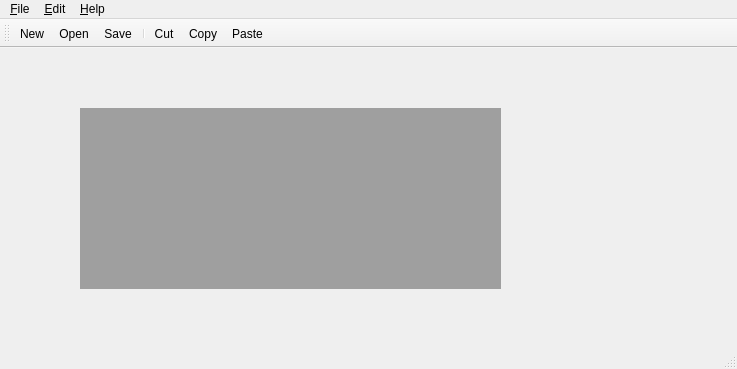
<ui version="4.0" >
 <class>MainWindow</class>
 <widget class="QMainWindow" name="MainWindow" >
  <property name="geometry" >
   <rect>
    <x>0</x>
    <y>0</y>
    <width>737</width>
    <height>369</height>
   </rect>
  </property>
  <property name="windowTitle" >
   <string>Editor</string>
  </property>
  <widget class="QWidget" name="centralwidget" >
   <widget class="QMdiArea" name="mdiArea" >
    <property name="geometry" >
     <rect>
      <x>80</x>
      <y>60</y>
      <width>421</width>
      <height>181</height>
     </rect>
    </property>
   </widget>
  </widget>
  <widget class="QMenuBar" name="menubar" >
   <property name="geometry" >
    <rect>
     <x>0</x>
     <y>0</y>
     <width>737</width>
     <height>28</height>
    </rect>
   </property>
   <widget class="QMenu" name="menuFile" >
    <property name="title" >
     <string>&amp;File</string>
    </property>
    <addaction name="actionNew" />
    <addaction name="actionOpen" />
    <addaction name="actionSave" />
    <addaction name="actionSaveAs" />
    <addaction name="separator" />
    <addaction name="actionExit" />
   </widget>
   <widget class="QMenu" name="menuEdit" >
    <property name="title" >
     <string>&amp;Edit</string>
    </property>
    <addaction name="actionCut" />
    <addaction name="actionCopy" />
    <addaction name="actionPaste" />
    <addaction name="separator" />
   </widget>
   <widget class="QMenu" name="menuHelp" >
    <property name="title" >
     <string>&amp;Help</string>
    </property>
    <addaction name="actionAbout" />
    <addaction name="actionAboutQt" />
   </widget>
   <addaction name="menuFile" />
   <addaction name="menuEdit" />
   <addaction name="menuHelp" />
  </widget>
  <widget class="QStatusBar" name="statusbar" />
  <widget class="QToolBar" name="toolBar" >
   <property name="windowTitle" >
    <string>toolBar</string>
   </property>
   <attribute name="toolBarArea" >
    <enum>TopToolBarArea</enum>
   </attribute>
   <attribute name="toolBarBreak" >
    <bool>false</bool>
   </attribute>
   <addaction name="actionNew" />
   <addaction name="actionOpen" />
   <addaction name="actionSave" />
   <addaction name="separator" />
   <addaction name="actionCut" />
   <addaction name="actionCopy" />
   <addaction name="actionPaste" />
  </widget>
  <action name="actionNew" >
   <property name="icon" >
    <iconset resource="editor.qrc" >
     <normaloff>:/images/images/new.png</normaloff>:/images/images/new.png</iconset>
   </property>
   <property name="text" >
    <string>&amp;New</string>
   </property>
   <property name="toolTip" >
    <string>New</string>
   </property>
   <property name="statusTip" >
    <string>Create a new file</string>
   </property>
   <property name="shortcut" >
    <string>Ctrl+N</string>
   </property>
  </action>
  <action name="actionOpen" >
   <property name="icon" >
    <iconset resource="editor.qrc" >
     <normaloff>:/images/images/open.png</normaloff>:/images/images/open.png</iconset>
   </property>
   <property name="text" >
    <string>&amp;Open...</string>
   </property>
   <property name="statusTip" >
    <string>Open an existing file</string>
   </property>
   <property name="shortcut" >
    <string>Ctrl+O</string>
   </property>
  </action>
  <action name="actionSave" >
   <property name="icon" >
    <iconset resource="editor.qrc" >
     <normaloff>:/images/images/save.png</normaloff>:/images/images/save.png</iconset>
   </property>
   <property name="text" >
    <string>&amp;Save</string>
   </property>
   <property name="statusTip" >
    <string>Save the document to disk</string>
   </property>
   <property name="shortcut" >
    <string>Ctrl+S</string>
   </property>
  </action>
  <action name="actionExit" >
   <property name="text" >
    <string>E&amp;xit</string>
   </property>
   <property name="statusTip" >
    <string>Exit the application</string>
   </property>
   <property name="shortcut" >
    <string>Ctrl+Q</string>
   </property>
  </action>
  <action name="actionSaveAs" >
   <property name="text" >
    <string>Save &amp;As</string>
   </property>
   <property name="statusTip" >
    <string>Save the document under a new name</string>
   </property>
  </action>
  <action name="actionCut" >
   <property name="icon" >
    <iconset resource="editor.qrc" >
     <normaloff>:/images/images/cut.png</normaloff>:/images/images/cut.png</iconset>
   </property>
   <property name="text" >
    <string>Cu&amp;t</string>
   </property>
   <property name="statusTip" >
    <string>Cut the current selection to the clipboard</string>
   </property>
   <property name="shortcut" >
    <string>Ctrl+X</string>
   </property>
  </action>
  <action name="actionCopy" >
   <property name="icon" >
    <iconset resource="editor.qrc" >
     <normaloff>:/images/images/copy.png</normaloff>:/images/images/copy.png</iconset>
   </property>
   <property name="text" >
    <string>&amp;Copy</string>
   </property>
   <property name="statusTip" >
    <string>Copy the current selection to the clipboard</string>
   </property>
   <property name="shortcut" >
    <string>Ctrl+C</string>
   </property>
  </action>
  <action name="actionPaste" >
   <property name="icon" >
    <iconset resource="editor.qrc" >
     <normaloff>:/images/images/paste.png</normaloff>:/images/images/paste.png</iconset>
   </property>
   <property name="text" >
    <string>&amp;Paste</string>
   </property>
   <property name="statusTip" >
    <string>Paste the clipboard into the current selection</string>
   </property>
   <property name="shortcut" >
    <string>Ctrl+V</string>
   </property>
  </action>
  <action name="actionAbout" >
   <property name="text" >
    <string>&amp;About</string>
   </property>
   <property name="statusTip" >
    <string>Show this application's About box</string>
   </property>
  </action>
  <action name="actionAboutQt" >
   <property name="text" >
    <string>About &amp;Qt</string>
   </property>
   <property name="statusTip" >
    <string>Show Qt's About box</string>
   </property>
  </action>
 </widget>
 <resources>
  <include location="editor.qrc" />
 </resources>
 <connections>
  <connection>
   <sender>actionExit</sender>
   <signal>triggered()</signal>
   <receiver>MainWindow</receiver>
   <slot>close()</slot>
   <hints>
    <hint type="sourcelabel" >
     <x>-1</x>
     <y>-1</y>
    </hint>
    <hint type="destinationlabel" >
     <x>368</x>
     <y>184</y>
    </hint>
   </hints>
  </connection>
 </connections>
 <slots>
  <slot>open()</slot>
 </slots>
</ui>
